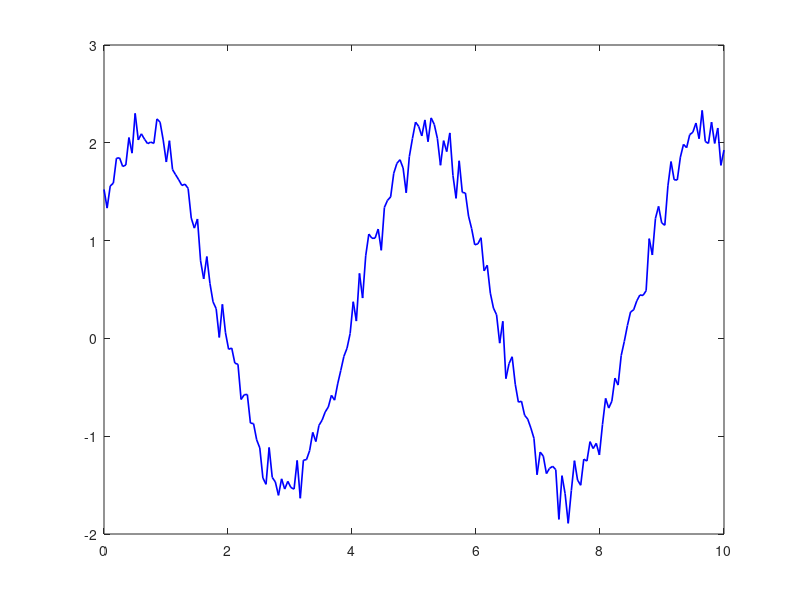

MATLAB code to generate this figure: (Note: this script raises an error after producing the figure.)
clear; clc; close all;

%% Load data
data = load('signal.mat');

t = data.t(:);   % make it column vector
y = data.y(:);   % make it column vector

N = length(t);
N_train = floor(0.8 * N);

%% Train-test split
t_train = t(1:N_train);
y_train = y(1:N_train);

t_test = t(N_train+1:end);
y_test = y(N_train+1:end);

%% Model function
model = @(theta, t) theta(1) * sin(theta(2) * t + theta(3)) + theta(4);

%% Cost function on training set only
cost_fun = @(theta) 0.5 * sum((y_train - model(theta, t_train)).^2);

%% Optional: visualize split
figure;
plot(t, y, 'b', 'LineWidth', 1.2); hold on;
xline(t_train(end), '--r', 'LineWidth', 1.5);
legend('Noisy signal', 'Train/Test boundary');
xlabel('t');
ylabel('y');
title('Signal and Train/Test Split');
grid on;


%%
function yhat = sinusoid_model(theta, t)
    A = theta(1);
    w = theta(2);
    phi = theta(3);
    c = theta(4);

    yhat = A * sin(w * t + phi) + c;
end

%%
function J = cost_function(theta, t, y)
    yhat = sinusoid_model(theta, t);
    e = y - yhat;
    J = 0.5 * sum(e.^2);
end

%%
function grad = gradient_function(theta, t, y)
    A = theta(1);
    w = theta(2);
    phi = theta(3);

    s = sin(w * t + phi);
    cvec = cos(w * t + phi);

    yhat = A * s + theta(4);
    e = y - yhat;

    dJ_dA   = -sum(e .* s);
    dJ_dw   = -sum(e .* (A * cvec .* t));
    dJ_dphi = -sum(e .* (A * cvec));
    dJ_dc   = -sum(e);

    grad = [dJ_dA; dJ_dw; dJ_dphi; dJ_dc];
end

%%
function H = hessian_function(theta, t, y)
    A = theta(1);
    w = theta(2);
    phi = theta(3);
    c = theta(4);

    s = sin(w * t + phi);
    cvec = cos(w * t + phi);

    yhat = A * s + c;
    e = y - yhat;

    H = zeros(4,4);

    for i = 1:length(t)
        ti = t(i);
        si = s(i);
        ci = cvec(i);
        ei = e(i);

        g = [si;
             A * ci * ti;
             A * ci;
             1];

        second_model = [0,         ci*ti,          ci,      0;
                        ci*ti,    -A*si*ti^2,    -A*si*ti, 0;
                        ci,       -A*si*ti,      -A*si,    0;
                        0,         0,             0,       0];

        H = H + (g * g.') - ei * second_model;
    end
end

%%
function [theta, cost_history] = gradient_descent(theta0, t, y, alpha, max_iter, tol)
    theta = theta0;
    cost_history = zeros(max_iter, 1);

    for k = 1:max_iter
        J = cost_function(theta, t, y);
        grad = gradient_function(theta, t, y);

        cost_history(k) = J;

        % Update rule
        theta_new = theta - alpha * grad;

        % Stopping criterion
        if norm(grad) < tol
            theta = theta_new;
            cost_history = cost_history(1:k);
            fprintf('GD converged at iteration %d\n', k);
            return;
        end

        theta = theta_new;
    end

    fprintf('GD reached maximum iterations.\n');
end


%% Initial guess
A0 = (max(y_train) - min(y_train)) / 2;
w0 = 1.0;
phi0 = 0.0;
c0 = mean(y_train);

theta0 = [A0; w0; phi0; c0];

%% GD parameters
alpha = 1e-4;
max_iter = 5000;
tol = 1e-6;

%% Run GD
[theta_gd, cost_gd] = gradient_descent(theta0, t_train, y_train, alpha, max_iter, tol);

%% Display result
disp('Estimated parameters with GD:');
disp(theta_gd);

%% Plot training cost
figure;
plot(cost_gd, 'LineWidth', 1.5);
xlabel('Iteration');
ylabel('Training Cost J(\theta)');
title('Gradient Descent: Training Cost vs Iteration');
grid on;

%% Plot fit on training and test data
yhat_train_gd = sinusoid_model(theta_gd, t_train);
yhat_test_gd  = sinusoid_model(theta_gd, t_test);

figure;
plot(t_train, y_train, 'b.', 'DisplayName', 'Training Data'); hold on;
plot(t_train, yhat_train_gd, 'r-', 'LineWidth', 1.5, 'DisplayName', 'GD Fit (Train)');
plot(t_test, y_test, 'g.', 'DisplayName', 'Test Data');
plot(t_test, yhat_test_gd, 'k--', 'LineWidth', 1.5, 'DisplayName', 'GD Prediction (Test)');
xlabel('t');
ylabel('y');
title('Gradient Descent Fit');
legend;
grid on;

%%
mse_gd = mean((y_test - yhat_test_gd).^2);
fprintf('GD Test MSE = %.6f\n', mse_gd);

%%
function [theta, cost_history] = gradient_descent_momentum(theta0, t, y, alpha, beta, max_iter, tol)
    theta = theta0;
    v = zeros(size(theta0));
    cost_history = zeros(max_iter, 1);

    for k = 1:max_iter
        J = cost_function(theta, t, y);
        grad = gradient_function(theta, t, y);

        cost_history(k) = J;

        % Momentum update
        v = beta * v - alpha * grad;
        theta_new = theta + v;

        % Stopping criterion
        if norm(grad) < tol
            theta = theta_new;
            cost_history = cost_history(1:k);
            fprintf('Momentum GD converged at iteration %d\n', k);
            return;
        end

        theta = theta_new;
    end

    fprintf('Momentum GD reached maximum iterations.\n');
end

%%
%% Momentum parameters
alpha_m = 1e-4;
beta = 0.9;
max_iter = 5000;
tol = 1e-6;

%% Run Momentum GD
[theta_mom, cost_mom] = gradient_descent_momentum(theta0, t_train, y_train, alpha_m, beta, max_iter, tol);

%% Display result
disp('Estimated parameters with Momentum GD:');
disp(theta_mom);

%% Plot training cost
figure;
plot(cost_mom, 'LineWidth', 1.5);
xlabel('Iteration');
ylabel('Training Cost J(\theta)');
title('Gradient Descent with Momentum: Training Cost vs Iteration');
grid on;

%% Predictions
yhat_train_mom = sinusoid_model(theta_mom, t_train);
yhat_test_mom  = sinusoid_model(theta_mom, t_test);

%% Test MSE
mse_mom = mean((y_test - yhat_test_mom).^2);
fprintf('Momentum GD Test MSE = %.6f\n', mse_mom);

%% Plot fit
figure;
plot(t_train, y_train, 'b.', 'DisplayName', 'Training Data'); hold on;
plot(t_train, yhat_train_mom, 'r-', 'LineWidth', 1.5, 'DisplayName', 'Momentum Fit (Train)');
plot(t_test, y_test, 'g.', 'DisplayName', 'Test Data');
plot(t_test, yhat_test_mom, 'k--', 'LineWidth', 1.5, 'DisplayName', 'Momentum Prediction (Test)');
xlabel('t');
ylabel('y');
title('Gradient Descent with Momentum Fit');
legend;
grid on;

%%
figure;
plot(cost_gd, 'LineWidth', 1.5, 'DisplayName', 'Gradient Descent'); hold on;
plot(cost_mom, 'LineWidth', 1.5, 'DisplayName', 'Momentum GD');
xlabel('Iteration');
ylabel('Training Cost J(\theta)');
title('Training Cost Comparison: GD vs Momentum GD');
legend;
grid on;

%%
function [theta, cost_history] = newton_method(theta0, t, y, max_iter, tol, lambda)
    theta = theta0;
    cost_history = zeros(max_iter, 1);

    for k = 1:max_iter
        J = cost_function(theta, t, y);
        grad = gradient_function(theta, t, y);
        H = hessian_function(theta, t, y);

        cost_history(k) = J;

        % Regularized Hessian
        H_reg = H + lambda * eye(length(theta));

        % Newton step
        p = H_reg \ grad;

        % Update
        theta_new = theta - p;

        % Stopping criterion
        if norm(grad) < tol
            theta = theta_new;
            cost_history = cost_history(1:k);
            fprintf('Newton converged at iteration %d\n', k);
            return;
        end

        theta = theta_new;
    end

    fprintf('Newton reached maximum iterations.\n');
end

%% Newton parameters
max_iter_newton = 500;
tol_newton = 1e-6;
lambda = 1e-3;

%% Use the same initial guess
[theta_newton, cost_newton] = newton_method(theta0, t_train, y_train, max_iter_newton, tol_newton, lambda);

%% Display result
disp('Estimated parameters with Newton Method:');
disp(theta_newton);

%% Plot training cost
figure;
plot(cost_newton, 'LineWidth', 1.5);
xlabel('Iteration');
ylabel('Training Cost J(\theta)');
title('Newton Method: Training Cost vs Iteration');
grid on;

%% Predictions
yhat_train_newton = sinusoid_model(theta_newton, t_train);
yhat_test_newton  = sinusoid_model(theta_newton, t_test);

%% Test MSE
mse_newton = mean((y_test - yhat_test_newton).^2);
fprintf('Newton Test MSE = %.6f\n', mse_newton);

%% Plot fit
figure;
plot(t_train, y_train, 'b.', 'DisplayName', 'Training Data'); hold on;
plot(t_train, yhat_train_newton, 'r-', 'LineWidth', 1.5, 'DisplayName', 'Newton Fit (Train)');
plot(t_test, y_test, 'g.', 'DisplayName', 'Test Data');
plot(t_test, yhat_test_newton, 'k--', 'LineWidth', 1.5, 'DisplayName', 'Newton Prediction (Test)');
xlabel('t');
ylabel('y');
title('Newton Method Fit');
legend;
grid on;

%%
figure;
plot(cost_gd, 'LineWidth', 1.5, 'DisplayName', 'Gradient Descent'); hold on;
plot(cost_mom, 'LineWidth', 1.5, 'DisplayName', 'Momentum GD');
plot(cost_newton, 'LineWidth', 1.5, 'DisplayName', 'Newton Method');
xlabel('Iteration');
ylabel('Training Cost J(\theta)');
title('Training Cost Comparison');
legend;
grid on;
